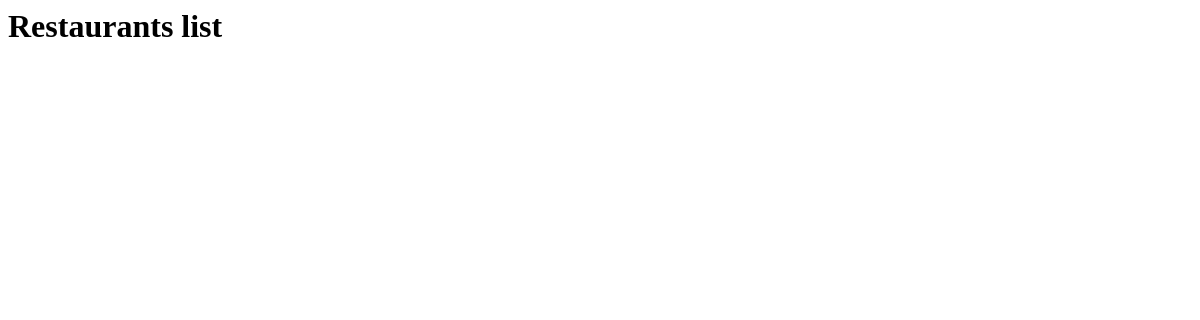
/listAll, run on an earlier commit of the app's database.
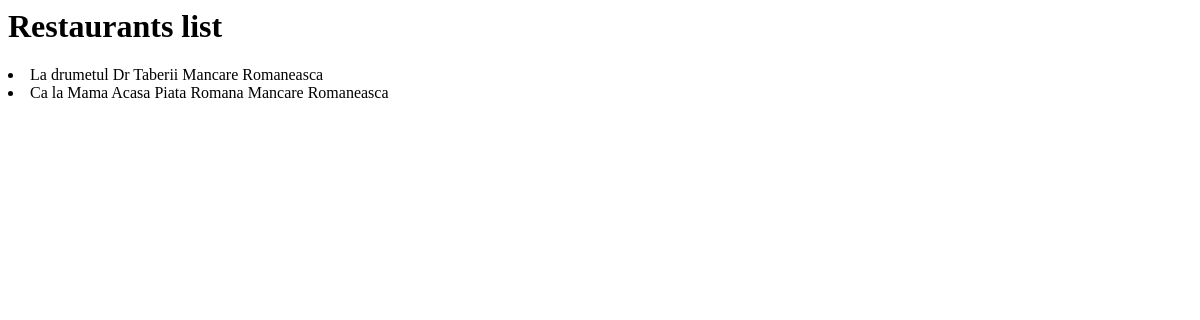
And on a later commit of the database.
### restaurants/models.py (models this page shows, shortened)
class RestaurantsLocation(models.Model):
   name          = models.CharField(max_length=120)
   location      = models.CharField(max_length=120, null=True, blank=True)
   category      = models.CharField(max_length=120, null=True, blank=True)
   time_stamp    = models.DateTimeField(auto_now=False, auto_now_add=False, null=True)
   updated       = models.DateTimeField(auto_now=True)
   slug          = models.SlugField(null=True, blank=True)

### restaurants/views.py (the view)
# urls.py: path('listAll', RestaurantsListView.as_view(), name='RestaurantsListView'),# path('restaurants',restaurants_listview, name='restaurants_listview'),'''
class RestaurantsListView(ListView):
      queryset = RestaurantsLocation.objects.all()
      template_name = 'restaurants/restaurants_list.html'
      context = {
                   "object_list" : queryset
      }

### restaurants/templates/restaurants/restaurants_list.html
<h1> Restaurants list </h1>
{% for item in object_list %}
    <li>{{ item.name }} {{ item.location }} {{ item.category }}</li>
{% endfor %}

What changed in the data, as far as the page shows it:
added RestaurantsLocation: name "La drumetul", location "Dr Taberii", category "Mancare Romaneasca"
added RestaurantsLocation: name "Ca la Mama Acasa", location "Piata Romana", category "Mancare Romaneasca"
